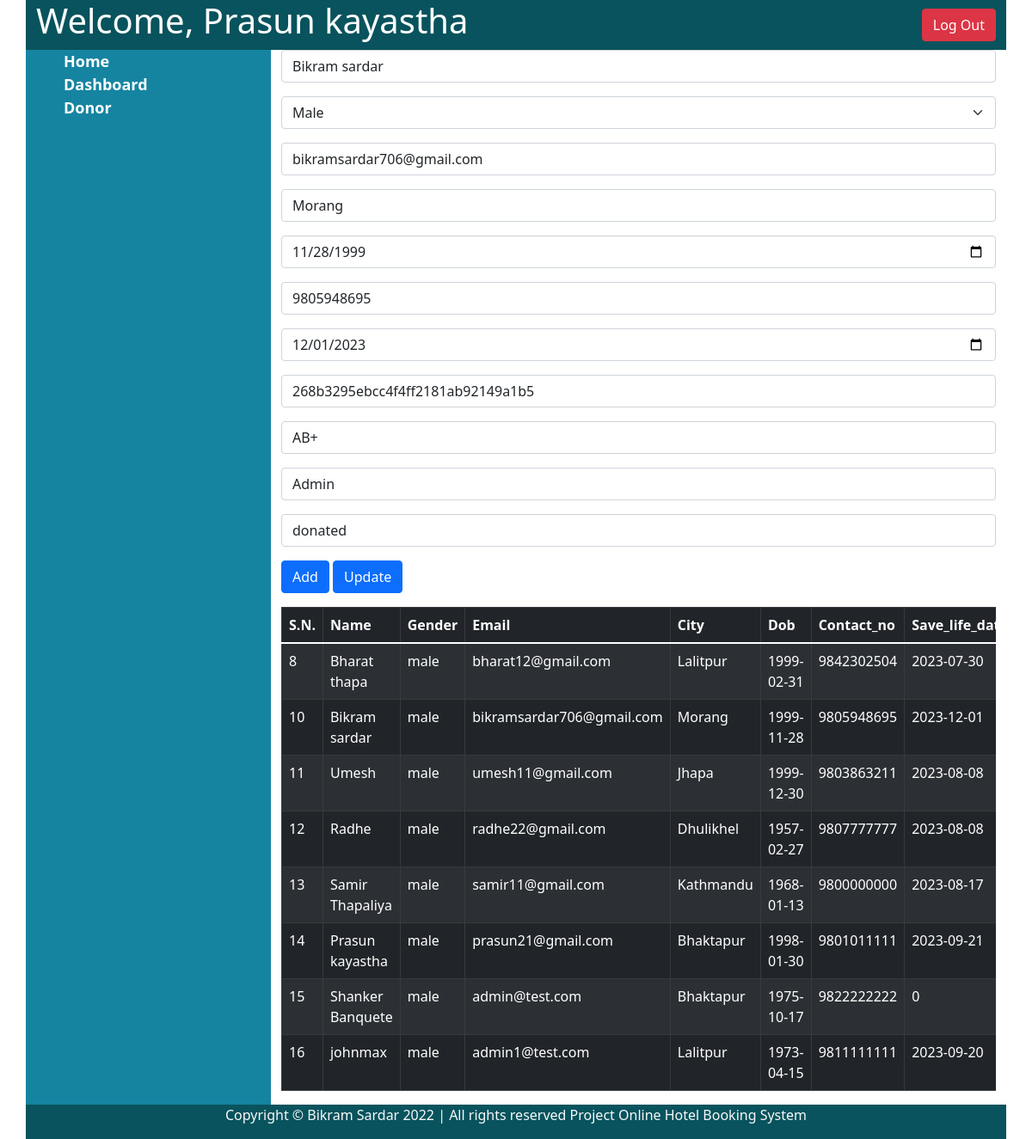
The app's page /admin/donor.php?eid=10 (signed in) with its own data.
### tables this page shows
CREATE TABLE `donor` (
  `id` int(11) NOT NULL,
  `name` varchar(50) NOT NULL,
  `gender` varchar(10) NOT NULL,
  `email` varchar(50) NOT NULL,
  `city` varchar(50) NOT NULL,
  `dob` varchar(20) NOT NULL,
  `contact_no` varchar(16) NOT NULL,
  `save_life_date` varchar(20) NOT NULL,
  `password` varchar(100) NOT NULL,
  `blood_group` varchar(10) NOT NULL,
  `type` enum('user','admin','doctor') NOT NULL,
  `status` enum('donated','pending','Not donated') NOT NULL
);

### admin/class/Connection.php (called while the page is built, shortened)
<?php
class Connection
{
	private $host;
	private $user;
	private $password;
	private $database;
	private $connect;
	function __construct()
	{
		$this->host = 'localhost';
		$this->user = 'root';
		$this->password = '';
		$this->database = 'donatetheblood';
	}
	function getConnection()
	{
		$this->connect = new mysqli($this->host, $this->user,
								$this->password, $this->database);
		return $this->connect;
	}
	function getData($qry)
	{
		$result = [];
		$data = $this->connect->query($qry);
		while($row = $data->fetch_assoc()) {
			$result[] = $row;
		}
		return $result;
	}
}

### admin/class/donor.php (called while the page is built, shortened)
<?php
require_once 'Connection.php';
class Donor
{
	private $conn;
	function __construct()
	{
		$this->conn = new Connection();
	}
	public function selectDonor()
	{
		$qry = "SELECT * FROM donor";
		return $this->conn->getData($qry);
	}
	public function selectSingleDonor($id)
	{
		$qry = "SELECT * FROM donor WHERE id = $id";
		return $this->conn->getData($qry);
	}
}

### admin/donor.php (the view, shortened to what this page needs)
<?php
require 'class/donor.php';
require_once 'class/Donor.php';
$seek = new Donor();
if (isset($_GET['eid'])) {
	$selected = $seek->selectSingleDonor($_GET['eid']);
}
$data = $seek->selectDonor();
?>
<!doctype html>
<html lang="en">
<head>
	<link href="https://cdn.jsdelivr.net/npm/bootstrap@5.1.3/dist/css/bootstrap.min.css" rel="stylesheet">
	<link rel="stylesheet" href="cms_css.css" />
</head>
<body>
	<div class="container">
		<?php include 'header.php'; ?>
		<div class="row">
			<?php include 'nav.php'; ?>
			<div class="col-md-9">
				<form method="post">
					<div class="mb-3">
						<input type="text" class="form-control" name="name" placeholder="Name" required value="<?php if (isset($_GET['eid'])) {
																													echo $selected[0]['name'];
																												} ?>">
					</div>
					<div class="mb-3">
						<select name="gender" class="form-select" required>
							<option value="male" <?php if (isset($_GET['eid']) && $selected[0]['gender'] == 'male') {
														echo 'selected';
													} ?>>Male</option>
						</select>
					</div>
					<div class="mb-3">
						<input type="email" class="form-control" name="email" placeholder="Email" required value="<?php if (isset($_GET['eid'])) {
																														echo $selected[0]['email'];
																													} ?>">
					</div>
					<div class="mb-3">
						<input type="text" class="form-control" name="city" placeholder="City" required value="<?php if (isset($_GET['eid'])) {
																													echo $selected[0]['city'];
																												} ?>">
					</div>
					<div class="mb-3">
						<input type="date" class="form-control" name="dob" placeholder="date of birth" required value="<?php if (isset($_GET['eid'])) {
																															echo $selected[0]['dob'];
																														} ?>">
					</div>
					<div class="mb-3">
						<input type="number" class="form-control" name="contact_no" placeholder="Contact_no" required value="<?php if (isset($_GET['eid'])) {
																																	echo $selected[0]['contact_no'];
																																} ?>">
					</div>
					<div class="mb-3">
						<input type="date" class="form-control" name="save_life_date" placeholder="save life date" required value="<?php if (isset($_GET['eid'])) {
																																		echo $selected[0]['save_life_date'];
																																	} ?>">
					</div>
					<div class="mb-3">
						<input type="text" class="form-control" name="password" placeholder="Password" required value="<?php if (isset($_GET['eid'])) {
																															echo $selected[0]['password'];
																														} ?>">
					</div>
					<div class="mb-3">
						<input type="text" class="form-control" name="blood_group" placeholder="blood group" required value="<?php if (isset($_GET['eid'])) {
																																	echo $selected[0]['blood_group'];
																																} ?>">
					</div>
					<div class="mb-3">
						<select name="type" class="form-control">
							<option value="admin" <?php if (isset($_GET['eid']) && $selected[0]['type'] == 'admin') {
														echo 'selected';
													} ?>>Admin</option>
						</select>
					</div>
					<div class="mb-3">
						<select name="status" class="form-control">
							<option value="donated" <?php if (isset($_GET['eid']) && $selected[0]['status'] == 'donated') {
														echo 'selected';
													} ?>>donated</option>
						</select>
					</div>
					<div class="mb-3">
						<input type="submit" class="btn btn-primary" name="btnAdd" value="Add">
						<input type="submit" class="btn btn-primary" name="btnUpdate" value="Update">
					</div>
				</form>
				<div class="table-responsive">
					<table class="table table-striped table-bordered table-dark" id="myTable">
						<thead>
							<tr>
								<th>S.N.</th>
								<th>Name</th>
								<th>Gender</th>
								<th>Email</th>
								<th>City</th>
								<th>Dob</th>
								<th>Contact_no</th>
								<th>Save_life_date</th>
							</tr>
						</thead>
						<tbody>
							<?php
							foreach ($data as $js) {
								echo "<tr>
									<td>" . $js['id'] . "</td>
									<td>" . $js['name'] . "</td>
                                    <td>" . $js['gender'] . "</td>
                                    <td>" . $js['email'] . "</td>
                                    <td>" . $js['city'] . "</td>
									<td>" . $js['dob'] . "</td>
									<td>" . $js['contact_no'] . "</td>
									<td>" . $js['save_life_date'] . "</td>
                                    <td>" . $js['password'] . "</td>
                                    <td>" . $js['blood_group'] . "</td>
                                    <td>" . $js['type'] . "</td>
									<td>" . $js['status'] . "</td>
									<td><a href='donor.php?eid=" . $js['id'] . "' class='btn btn-primary'>Edit</a></td>
									<td><a href='donor.php?did=" . $js['id'] . "' class='btn btn-danger'
										onclick='return confirm(&quot;Are you sure?&quot;)'>Delete</a></td>
								</tr>";
							}
							?>
						</tbody>
					</table>
				</div>
			</div>
		</div>
		<?php include 'footer.php'; ?>
	</div>
</body>
</html>

### records on screen
donor: name "Bikram sardar", gender "Male", email "bikramsardar706@gmail.com", city "Morang", dob "11/28/1999", contact_no "9805948695", save_life_date "12/01/2023", password "268b3295ebcc4f4ff2181ab92149a1b5", blood_group "AB+", type "Admin", status "donated", id "10", gender "male", dob "1999-11-28", save_life_date "2023-12-01"
donor: id "8", name "Bharat thapa", gender "male", email "bharat12@gmail.com", city "Lalitpur", dob "1999-02-31", contact_no "9842302504", save_life_date "2023-07-30"
donor: id "11", name "Umesh", gender "male", email "umesh11@gmail.com", city "Jhapa", dob "1999-12-30", contact_no "9803863211", save_life_date "2023-08-08"
donor: id "12", name "Radhe", gender "male", email "radhe22@gmail.com", city "Dhulikhel", dob "1957-02-27", contact_no "9807777777", save_life_date "2023-08-08"
donor: id "13", name "Samir Thapaliya", gender "male", email "samir11@gmail.com", city "Kathmandu", dob "1968-01-13", contact_no "9800000000", save_life_date "2023-08-17"
donor: id "14", name "Prasun kayastha", gender "male", email "prasun21@gmail.com", city "Bhaktapur", dob "1998-01-30", contact_no "9801011111", save_life_date "2023-09-21"
donor: id "15", name "Shanker Banquete", gender "male", email "admin@test.com", city "Bhaktapur", dob "1975-10-17", contact_no "9822222222", save_life_date "0"
donor: id "16", name "johnmax", gender "male", email "admin1@test.com", city "Lalitpur", dob "1973-04-15", contact_no "9811111111", save_life_date "2023-09-20"
